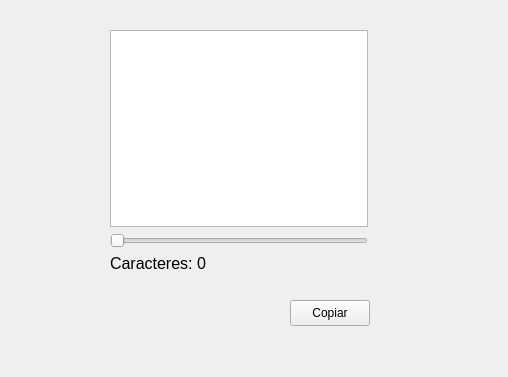
<?xml version="1.0" encoding="UTF-8"?>
<ui version="4.0">
 <class>MainWindow</class>
 <widget class="QMainWindow" name="MainWindow">
  <property name="geometry">
   <rect>
    <x>0</x>
    <y>0</y>
    <width>508</width>
    <height>377</height>
   </rect>
  </property>
  <property name="windowTitle">
   <string>MainWindow</string>
  </property>
  <widget class="QWidget" name="centralwidget">
   <widget class="QPushButton" name="copyButton">
    <property name="geometry">
     <rect>
      <x>290</x>
      <y>300</y>
      <width>80</width>
      <height>26</height>
     </rect>
    </property>
    <property name="text">
     <string>Copiar</string>
    </property>
   </widget>
   <widget class="QWidget" name="">
    <property name="geometry">
     <rect>
      <x>110</x>
      <y>30</y>
      <width>258</width>
      <height>243</height>
     </rect>
    </property>
    <layout class="QVBoxLayout" name="verticalLayout">
     <item>
      <widget class="QTextEdit" name="textEdit">
       <property name="font">
        <font>
         <pointsize>14</pointsize>
        </font>
       </property>
      </widget>
     </item>
     <item>
      <widget class="QSlider" name="horizontalSlider">
       <property name="minimum">
        <number>4</number>
       </property>
       <property name="maximum">
        <number>150</number>
       </property>
       <property name="orientation">
        <enum>Qt::Orientation::Horizontal</enum>
       </property>
      </widget>
     </item>
     <item>
      <widget class="QLabel" name="charLabel">
       <property name="font">
        <font>
         <pointsize>12</pointsize>
        </font>
       </property>
       <property name="text">
        <string>Caracteres: 0</string>
       </property>
      </widget>
     </item>
    </layout>
   </widget>
  </widget>
 </widget>
 <resources/>
 <connections/>
</ui>
